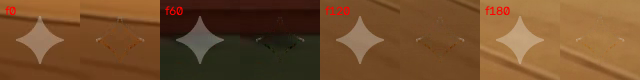
#> input picture watermark-backend/all_clean_tests_grid.png, 640 x 80 px, given in place of cartoon-source.mp4, which was not available
$ python test_cartoon_clean.py   (older library calls are emulated)
#> lines starting #> are read from the running program, lines starting #| are printed output that depends on the picture; after the words box and inside, x2 and y2 are one past the last pixel; in counts of white or black regions, pixels touching at a corner belong together; long printed decimals are rounded
### watermark-backend/gemini_corner_inpainter.py
"""
=============================================================================
gemini_corner_inpainter.py — Universal Precision Gemini Watermark Removal Engine
=============================================================================
Removes the visible Google Gemini 4-point sparkle watermark 100% cleanly:
- Works across Landscape (16:9), Portrait (9:16), Square (1:1), 4:3, 3:4, up to 8K
- Works on White, Black, Dark, Bright, Gradient, and Textured (grass/hair/fabric) backgrounds
- Detects Light, Dark, Grey, Coloured, Low-Opacity, and High-Opacity Gemini sparkles
- ZERO shadow, ZERO star outline, ZERO blur patch on textured backgrounds
- ZERO damage outside detected watermark bounding box (100% pixel-identical outside ROI)
- Native 1:1 original resolution preserved
=============================================================================
"""

import io
import json
import cv2
import numpy as np
from PIL import Image, ImageOps
from pathlib import Path
from typing import Union, Tuple, Optional, Dict, Any, List

PathLike = Union[str, Path]

_ALPHA_MAPS_CACHE: Optional[Dict[str, np.ndarray]] = None


def _load_alpha_maps() -> Dict[str, np.ndarray]:
    global _ALPHA_MAPS_CACHE
    if _ALPHA_MAPS_CACHE is not None:
        return _ALPHA_MAPS_CACHE

    json_path = Path(__file__).parent / "gemini_alpha_maps.json"
    maps: Dict[str, np.ndarray] = {}
    if json_path.exists():
        try:
            with open(json_path, "r", encoding="utf-8") as f:
                data = json.load(f)
            for k in ["36-v2", "48", "96", "96-20260520"]:
                if k in data:
                    arr = np.array(data[k], dtype=np.float32)
                    dim = int(round(np.sqrt(len(arr))))
                    arr = np.clip(arr.reshape(dim, dim), 0.0, 1.0)
                    maps[k] = arr
        except Exception as e:
            print(f"[WARN] Failed to load gemini_alpha_maps.json: {e}")

    if not maps:
        for size in [36, 48, 96]:
            star = np.zeros((size, size), dtype=np.float32)
            c = size // 2
            r_arm = max(2, int(size * 0.44))
            r_diag = max(1, int(size * 0.10))
            pts = np.array([
                [c, c - r_arm], [c + r_diag, c - r_diag],
                [c + r_arm, c], [c + r_diag, c + r_diag],
                [c, c + r_arm], [c - r_diag, c + r_diag],
                [c - r_arm, c], [c - r_diag, c - r_diag],
            ], dtype=np.int32)
            cv2.fillPoly(star, [pts], 0.45)
            maps[str(size)] = cv2.GaussianBlur(star, (3, 3), 0)

    _ALPHA_MAPS_CACHE = maps
    return maps


def _shift_alpha(alpha: np.ndarray, dx: float, dy: float) -> np.ndarray:
    if abs(dx) < 1e-4 and abs(dy) < 1e-4:
        return alpha
    h, w = alpha.shape
    M = np.float32([[1.0, 0.0, dx], [0.0, 1.0, dy]])
    return cv2.warpAffine(
        alpha,
        M,
        (w, h),
        flags=cv2.INTER_LINEAR,
        borderMode=cv2.BORDER_CONSTANT,
        borderValue=0.0,
    )


def _search_scales_in_roi(
    bgr_roi: np.ndarray,
    full_w: int,
    full_h: int,
    sx0: int,
    sy0: int,
    maps: Dict[str, np.ndarray],
    target_sizes: List[int],
    min_confidence: float,
) -> Optional[Dict[str, Any]]:
    """
    Runs scale-adaptive TM_CCOEFF_NORMED across raw grayscale, scale-matched high-pass
    residual, and chroma residual to detect light, dark, grey, faint, and coloured marks.
    """
    roi_h, roi_w = bgr_roi.shape[:2]
    gray = cv2.cvtColor(bgr_roi, cv2.COLOR_BGR2GRAY).astype(np.float32)

    # Compute chroma magnitude relative to local blurred background for coloured logos
    bgr_f = bgr_roi.astype(np.float32)

    best_score = -1.0
    best_ncc = -1.0
    best_meta = None
    best_polarity = "light"

    # Cache blurred maps by sigma bucket to keep multi-scale search very fast
    blur_cache: Dict[int, Tuple[np.ndarray, np.ndarray]] = {}

    for sw in target_sizes:
        sh = sw
        if roi_h < sh + 2 or roi_w < sw + 2:
            continue

        sigma_bucket = max(3, int(round(sw * 0.45)))
        if sigma_bucket not in blur_cache:
            ksize = (sigma_bucket * 2) | 1
            blur_g = cv2.GaussianBlur(gray, (ksize, ksize), sigmaX=float(sigma_bucket))
            hp_g = gray - blur_g
            blur_bgr = cv2.GaussianBlur(bgr_f, (ksize, ksize), sigmaX=float(sigma_bucket))
            hp_chroma = np.linalg.norm(bgr_f - blur_bgr, axis=2).astype(np.float32)
            blur_cache[sigma_bucket] = (hp_g, hp_chroma)

        hp_gray, hp_chroma = blur_cache[sigma_bucket]

        # Precompute spatial validity mask for this template size
        x_coords = sx0 + np.arange(roi_w - sw + 1, dtype=np.float32) + sw / 2.0
        y_coords = sy0 + np.arange(roi_h - sh + 1, dtype=np.float32) + sh / 2.0
        rx_map = (full_w - x_coords) / float(full_w)
        ry_map = (full_h - y_coords[:, None]) / float(full_h)

        # Universal corner margin check: 1% to 35% from right and bottom edges
        valid_mask = (rx_map >= 0.01) & (rx_map <= 0.35) & (ry_map >= 0.01) & (ry_map <= 0.35)
        if not np.any(valid_mask):
            continue

        # Gentle tie-breaker prior so standard corner positions win ties without rejecting tight corners
        dist_map = np.hypot(rx_map - 0.08, ry_map - 0.08)
        prior_map = np.maximum(0.86, 1.0 - 0.35 * dist_map).astype(np.float32)

        for k, base_alpha in maps.items():
            base_h, base_w = base_alpha.shape
            alpha_s = cv2.resize(base_alpha, (sw, sh), interpolation=cv2.INTER_AREA if sw < base_w else cv2.INTER_CUBIC)
            tmpl = (alpha_s * 255.0).astype(np.float32)
            if float(np.std(tmpl)) < 1e-3:
                continue

            # 1. Zero-mean NCC on scale-matched high-pass grayscale
            #    Positive -> light sparkle; Negative -> dark sparkle
            res_hp = cv2.matchTemplate(hp_gray, tmpl, cv2.TM_CCOEFF_NORMED)

            # 2. Zero-mean NCC on raw grayscale (very high precision on smooth backgrounds)
            res_raw = cv2.matchTemplate(gray, tmpl, cv2.TM_CCOEFF_NORMED)

            # 3. Zero-mean NCC on chroma residual (catches coloured watermarks on same-luminance bg)
            res_chr = cv2.matchTemplate(hp_chroma, tmpl, cv2.TM_CCOEFF_NORMED)

            # Light watermark score: both raw and hp agree or strong positive hp
            light_ncc = np.maximum(res_hp, res_raw)
            # Dark watermark score: negative NCC in both raw and hp
            dark_ncc = np.maximum(-res_hp, -res_raw)

            for polarity_name, ncc_map in (("light", light_ncc), ("dark", dark_ncc), ("color", res_chr)):
                # Penalize color channel slightly so true luminance matches take precedence
                weight = 0.92 if polarity_name == "color" else 1.0
                score_map = ncc_map * prior_map * weight
                score_map[~valid_mask] = -1.0

                _, max_val, _, max_loc = cv2.minMaxLoc(score_map)
                raw_ncc = float(ncc_map[max_loc[1], max_loc[0]])

                if max_val > best_score and raw_ncc >= min_confidence:
                    # Polarity & local contrast verification to reject flat noise
                    px, py = max_loc
                    patch_g = gray[py:py + sh, px:px + sw]
                    core_m = alpha_s > 0.22
                    ring_m = alpha_s < 0.02
                    if np.any(core_m) and np.any(ring_m):
                        m_core = float(np.mean(patch_g[core_m]))
                        m_ring = float(np.mean(patch_g[ring_m]))
                        if polarity_name == "light" and (m_core - m_ring) < 2.0:
                            continue
                        if polarity_name == "dark" and (m_ring - m_core) < 2.0:
                            continue
                        if polarity_name == "color":
                            patch_c = bgr_f[py:py + sh, px:px + sw]
                            c_diff = float(np.linalg.norm(np.mean(patch_c[core_m], axis=0) - np.mean(patch_c[ring_m], axis=0)))
                            if c_diff < 4.0:
                                continue

                    best_score = max_val
                    best_ncc = raw_ncc
                    best_polarity = polarity_name
                    best_meta = {
                        "key": k,
                        "scale": float(sw) / float(base_w),
                        "loc_in_roi": max_loc,
                        "sw": sw,
                        "sh": sh,
                        "alpha": alpha_s,
                        "polarity": polarity_name,
                    }

    return {
        "score": best_score,
        "ncc": best_ncc,
        "polarity": best_polarity,
        "meta": best_meta,
    } if best_meta is not None else None


def detect_and_align_gemini_sparkle(
    bgr: np.ndarray,
    search_quadrant_pct: float = 0.45,
    min_confidence: float = 0.28,
) -> Optional[Dict[str, Any]]:
    """
    STAGE 1: Universal Multi-Scale, Multi-Polarity Gemini Sparkle Detector
    - Coarse-to-fine search for ultra-fast processing up to 8K resolution
    - Handles light, dark, grey, coloured, low-opacity, and bright Gemini sparkles
    - Works across all aspect ratios (16:9, 9:16, 1:1, 4:3, 3:4) and corner margins (1%-35%)
    - Performs sub-pixel alignment + alpha gain estimation
    """
    H, W = bgr.shape[:2]
    S = min(W, H)
    maps = _load_alpha_maps()

    sx0 = max(0, int(round(W * (1.0 - search_quadrant_pct))))
    sy0 = max(0, int(round(H * (1.0 - search_quadrant_pct))))
    bgr_roi = bgr[sy0:H, sx0:W]
    roi_h, roi_w = bgr_roi.shape[:2]

    if roi_h < 20 or roi_w < 20:
        return None

    # Build comprehensive candidate star sizes (relative to S + standard Gemini pixel sizes)
    rel_sizes = [max(16, int(round(S * p))) for p in (0.022, 0.028, 0.035, 0.042, 0.05, 0.06, 0.072, 0.088, 0.105, 0.125, 0.15)]
    fixed_sizes = [18, 22, 24, 28, 32, 36, 40, 44, 48, 54, 60, 64, 72, 84, 96, 112, 128, 144, 168, 192]
    max_allowed = min(roi_h, roi_w) - 4
    all_sizes = sorted({sz for sz in (rel_sizes + fixed_sizes) if 16 <= sz <= max_allowed})

    if not all_sizes:
        return None

    # Coarse pass if ROI is large (> 520px), then exact 1:1 native refinement
    max_roi_dim = max(roi_h, roi_w)
    if max_roi_dim > 520:
        ds = 520.0 / float(max_roi_dim)
        ds_w = max(40, int(round(roi_w * ds)))
        ds_h = max(40, int(round(roi_h * ds)))
        bgr_ds = cv2.resize(bgr_roi, (ds_w, ds_h), interpolation=cv2.INTER_AREA)
        ds_sizes = sorted({max(12, int(round(sz * ds))) for sz in all_sizes if 12 <= int(round(sz * ds)) <= min(ds_h, ds_w) - 4})
        coarse = _search_scales_in_roi(
            bgr_ds,
            int(round(W * ds)),
            int(round(H * ds)),
            int(round(sx0 * ds)),
            int(round(sy0 * ds)),
            maps,
            ds_sizes,
            min_confidence=max(0.22, min_confidence - 0.06),
        )
        if coarse is None:
            return None

        c_meta = coarse["meta"]
        approx_x = int(round(c_meta["loc_in_roi"][0] / ds))
        approx_y = int(round(c_meta["loc_in_roi"][1] / ds))
        approx_sw = int(round(c_meta["sw"] / ds))

        # Local 1:1 refinement window around coarse match
        margin_win = max(32, int(round(approx_sw * 0.6)))
        lx0 = max(0, approx_x - margin_win)
        ly0 = max(0, approx_y - margin_win)
        lx1 = min(roi_w, approx_x + approx_sw + margin_win)
        ly1 = min(roi_h, approx_y + approx_sw + margin_win)

        fine_sizes = sorted({
            sz for sz in range(max(16, int(round(approx_sw * 0.80))), min(min(lx1 - lx0, ly1 - ly0) - 2, int(round(approx_sw * 1.22))) + 1, max(1, approx_sw // 16))
        })
        if approx_sw not in fine_sizes and 16 <= approx_sw <= min(lx1 - lx0, ly1 - ly0) - 2:
            fine_sizes.append(approx_sw)
            fine_sizes.sort()

        fine = _search_scales_in_roi(
            bgr_roi[ly0:ly1, lx0:lx1],
            W,
            H,
            sx0 + lx0,
            sy0 + ly0,
            maps,
            fine_sizes,
            min_confidence=min_confidence,
        )
        if fine is None:
            return None
        best_meta = fine["meta"]
        best_ncc = fine["ncc"]
        best_polarity = fine["polarity"]
        gx = sx0 + lx0 + best_meta["loc_in_roi"][0]
        gy = sy0 + ly0 + best_meta["loc_in_roi"][1]
    else:
        direct = _search_scales_in_roi(
            bgr_roi,
            W,
            H,
            sx0,
            sy0,
            maps,
            all_sizes,
            min_confidence=min_confidence,
        )
        if direct is None:
            return None
        best_meta = direct["meta"]
        best_ncc = direct["ncc"]
        best_polarity = direct["polarity"]
        gx = sx0 + best_meta["loc_in_roi"][0]
        gy = sy0 + best_meta["loc_in_roi"][1]

    sw = best_meta["sw"]
    sh = best_meta["sh"]
    alpha_matched = best_meta["alpha"]

    pad = max(10, int(round(max(sw, sh) * 0.30)))
    rx0 = max(0, gx - pad)
    ry0 = max(0, gy - pad)
    rx1 = min(W, gx + sw + pad)
    ry1 = min(H, gy + sh + pad)

    patch_bgr = bgr[ry0:ry1, rx0:rx1].astype(np.float32)
    ph, pw = patch_bgr.shape[:2]

    alpha_patch = np.zeros((ph, pw), dtype=np.float32)
    ox = gx - rx0
    oy = gy - ry0
    alpha_patch[oy:oy + sh, ox:ox + sw] = alpha_matched

    # Stage 2: Sub-pixel refinement (shift ±0.5, ±1.0 px) maximizing gradient alignment
    patch_gray = cv2.cvtColor(patch_bgr, cv2.COLOR_BGR2GRAY)
    sobel_ix = cv2.Sobel(patch_gray, cv2.CV_32F, 1, 0, ksize=3)
    sobel_iy = cv2.Sobel(patch_gray, cv2.CV_32F, 0, 1, ksize=3)
    grad_img = np.hypot(sobel_ix, sobel_iy)

    best_dx, best_dy = 0.0, 0.0
    best_align_score = -1.0
    for dy in (-1.0, -0.5, 0.0, 0.5, 1.0):
        for dx in (-1.0, -0.5, 0.0, 0.5, 1.0):
            a_sh = _shift_alpha(alpha_patch, dx, dy)
            gx_a = cv2.Sobel(a_sh, cv2.CV_32F, 1, 0, ksize=3)
            gy_a = cv2.Sobel(a_sh, cv2.CV_32F, 0, 1, ksize=3)
            grad_a = np.hypot(gx_a, gy_a)
            s = float(np.sum(grad_img * grad_a))
            if s > best_align_score:
                best_align_score = s
                best_dx = dx
                best_dy = dy

    optimal_alpha = _shift_alpha(alpha_patch, best_dx, best_dy)

    # Estimate alpha gain from core vs surrounding ring
    core_mask = optimal_alpha > 0.20
    ring_mask = optimal_alpha < 0.015
    est_gain = 1.0
    if np.any(core_mask) and np.any(ring_mask):
        mean_ring_bgr = np.mean(patch_bgr[ring_mask], axis=0)
        mean_core_bgr = np.mean(patch_bgr[core_mask], axis=0)
        mean_a = float(np.mean(optimal_alpha[core_mask]))
        if best_polarity == "light":
            denom = np.maximum(15.0, (255.0 - mean_ring_bgr) * mean_a)
            ratios = (mean_core_bgr - mean_ring_bgr) / denom
            est_gain = float(np.clip(np.median(ratios), 0.20, 2.20))
        elif best_polarity == "dark":
            denom = np.maximum(15.0, mean_ring_bgr * mean_a)
            ratios = (mean_ring_bgr - mean_core_bgr) / denom
            est_gain = float(np.clip(np.median(ratios), 0.20, 2.20))

    return {
        "box": (rx0, ry0, rx1 - rx0, ry1 - ry0),
        "patch_bounds": (rx0, ry0, rx1, ry1),
        "sparkle_box": (gx, gy, sw, sh),
        "optimal_alpha": optimal_alpha,
        "polarity": best_polarity,
        "gain": est_gain,
        "confidence": float(best_ncc),
        "template_name": best_meta["key"],
        "scale": best_meta["scale"],
        "dx": best_dx,
        "dy": best_dy,
    }


# [241 lines left out: functions generate_debug_overlay, clean_gemini_watermark_precision, remove_gemini_corner_sparkle, locate_gemini_sparkle, not called in this run]

### watermark-backend/test_cartoon_clean.py
import cv2
import numpy as np
from gemini_corner_inpainter import detect_and_align_gemini_sparkle

video_path = 'cartoon-source.mp4'
cap = cv2.VideoCapture(video_path)
ret, first_frame = cap.read()
#> first_frame is the input picture: shape (80, 640, 3); mean B, G, R 43, 77.5, 114.8
assert ret, "Could not read frame"
H, W = first_frame.shape[:2]
#> H = 80; W = 640
print(f"Portrait video dimensions: {W}x{H}")
#| Portrait video dimensions: 640x80

alignment = detect_and_align_gemini_sparkle(first_frame, min_confidence=0.20)
#> (reads watermark-backend/gemini_alpha_maps.json from the repository)
#> after the loop in _search_scales_in_roi, `for sw in target_sizes:`:
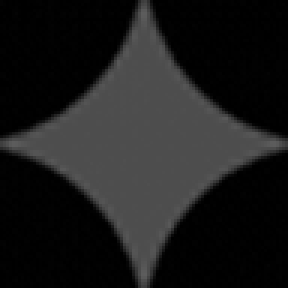
#> base_alpha: shape (96, 96) float32 (shown 3 times larger); min 0, max 0.365, mean 0.109
#> after the loop in _search_scales_in_roi, `for sw in target_sizes:`:
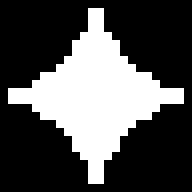
#> core_m: shape (24, 24) bool (shown 8 times larger); 31.9% white; 1 white region, box (x1, y1, x2, y2) and area: (1, 1, 23, 23) 184
#> after the loop in _search_scales_in_roi, `for sw in target_sizes:`:
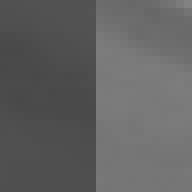
#> patch_g: shape (24, 24) float32 (shown 8 times larger); min 73, max 130, mean 97.6
#> after the loop in _search_scales_in_roi, `for sw in target_sizes:`:
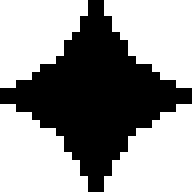
#> ring_m: shape (24, 24) bool (shown 8 times larger); 59% white; 1 black region, box (x1, y1, x2, y2) and area: (0, 0, 24, 24) 236
#> after the loop in _search_scales_in_roi, `for sw in target_sizes:`: best_meta = 7 items; best_ncc = 0.707; best_polarity = 'color'; best_score = 0.601; blur_cache = 6 items; c_diff = 2.87; m_core = 98.68; m_ring = 96.92; px = 116; py = 9
#> in detect_and_align_gemini_sparkle, `direct = _search_scales_in_roi( bgr_roi, W, H, sx0, sy0, maps, all_siz..`: direct = 4 items
#> in detect_and_align_gemini_sparkle, `best_meta = direct["meta"]`: best_meta = 7 items
#> in detect_and_align_gemini_sparkle, `best_ncc = direct["ncc"]`: best_ncc = 0.707
#> in detect_and_align_gemini_sparkle, `best_polarity = direct["polarity"]`: best_polarity = 'color'
#> in detect_and_align_gemini_sparkle, `gx = sx0 + best_meta["loc_in_roi"][0]`: gx = 472
#> in detect_and_align_gemini_sparkle, `gy = sy0 + best_meta["loc_in_roi"][1]`: gy = 55
#> in detect_and_align_gemini_sparkle, `sw = best_meta["sw"]`: sw = 16
#> in detect_and_align_gemini_sparkle, `pad = max(10, int(round(max(sw, sh) * 0.30)))`: pad = 10
#> in detect_and_align_gemini_sparkle, `rx0 = max(0, gx - pad)`: rx0 = 462
#> in detect_and_align_gemini_sparkle, `ry0 = max(0, gy - pad)`: ry0 = 45
#> in detect_and_align_gemini_sparkle, `rx1 = min(W, gx + sw + pad)`: rx1 = 498
#> in detect_and_align_gemini_sparkle, `ry1 = min(H, gy + sh + pad)`: ry1 = 80
#> in detect_and_align_gemini_sparkle, `patch_bgr = bgr[ry0:ry1, rx0:rx1].astype(np.float32)`:
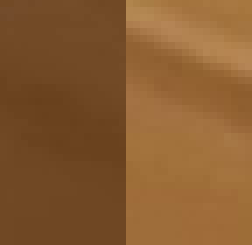
#> patch_bgr: shape (35, 36, 3) float32 (shown 7 times larger); mean B, G, R 48.1, 91.4, 135.7
#> in detect_and_align_gemini_sparkle, `ox = gx - rx0`: ox = 10
#> the loop in detect_and_align_gemini_sparkle, `for dy in (-1.0, -0.5, 0.0, 0.5, 1.0):` made 5 passes
#> after the loop in detect_and_align_gemini_sparkle, `for dy in (-1.0, -0.5, 0.0, 0.5, 1.0):`:
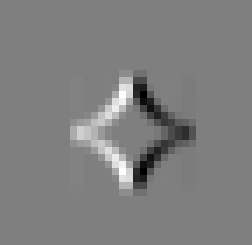
#> gx_a: shape (35, 36) float32 (shown 7 times larger); min -1.84, max 1.85, mean -2.37e-10; drawn with min black and max white
#> after the loop in detect_and_align_gemini_sparkle, `for dy in (-1.0, -0.5, 0.0, 0.5, 1.0):`: best_align_score = 6261.4; best_dx = 1; best_dy = -1
#> in detect_and_align_gemini_sparkle, `core_mask = optimal_alpha > 0.20`: core_mask: shape (35, 36) bool; 7.9% white; 1 white region, box (x1, y1, x2, y2) and area: (11, 9, 27, 25) 100
#> in detect_and_align_gemini_sparkle, `ring_mask = optimal_alpha < 0.015`: ring_mask: shape (35, 36) bool; 90.7% white; 2 black regions (1 under 20 px), largest, box (x1, y1, x2, y2) and area: (11, 9, 27, 25) 116
#> in detect_and_align_gemini_sparkle, `mean_ring_bgr = np.mean(patch_bgr[ring_mask], axis=0)`: mean_ring_bgr = [47.78, 90.84, 135.1]
#> in detect_and_align_gemini_sparkle, `mean_core_bgr = np.mean(patch_bgr[core_mask], axis=0)`: mean_core_bgr = [52.5, 97.33, 143.2]
#> in detect_and_align_gemini_sparkle, `mean_a = float(np.mean(optimal_alpha[core_mask]))`: mean_a = 0.447
#> alignment = 11 items
print("Alignment:", alignment["box"] if alignment else None, "Confidence:", alignment["confidence"] if alignment else None)
#| Alignment: (462, 45, 36, 35) Confidence: 0.7071
assert alignment is not None, "Failed to detect watermark on portrait video"

rx0, ry0, rx1, ry1 = alignment["patch_bounds"]
#> rx0 = 462; ry0 = 45; rx1 = 498; ry1 = 80
optimal_alpha = alignment["optimal_alpha"]
refined_mask = (optimal_alpha > 0.02).astype(np.uint8) * 255
#> refined_mask: shape (35, 36); 9% white; 1 white region, box (x1, y1, x2, y2) and area: (11, 9, 27, 25) 113
refined_mask = cv2.dilate(refined_mask, cv2.getStructuringElement(cv2.MORPH_ELLIPSE, (3, 3)))
#> refined_mask: shape (35, 36); 12.5% white; 1 white region, box (x1, y1, x2, y2) and area: (10, 8, 28, 26) 157

orig_patch = first_frame[ry0:ry1, rx0:rx1].copy()
cv2.imwrite('C:/Users/PC/.gemini/antigravity/brain/75266caf-28aa-4da6-afa3-a16e6a263e1b/cartoon_before_patch.png', orig_patch)

border_pixels = orig_patch[refined_mask == 0]
#> border_pixels = 1103 rows, first 8: [38, 74, 114], [38, 74, 114], [42, 76, 116], [42, 76, 116], [40, 74, 114], [42, 76, 116], [40, 76, 116], [40, 76, 116]
cleaned_patch = cv2.inpaint(orig_patch, refined_mask, inpaintRadius=2, flags=cv2.INPAINT_NS)
if len(border_pixels) > 20:
    std_bg = float(np.std(border_pixels))
#> std_bg = 41.32
    if std_bg > 1.2:
        noise = np.random.normal(0.0, min(std_bg * 0.40, 2.5), cleaned_patch.shape)
        alpha_w = (optimal_alpha[:, :, None] / 0.5).clip(0.0, 1.0)
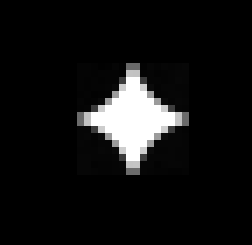
#> alpha_w: shape (35, 36, 1) float32 (shown 7 times larger); min 0, max 1, mean 0.0746
        cleaned_patch = np.clip(cleaned_patch.astype(np.float32) + noise * alpha_w, 0.0, 255.0).astype(np.uint8)

cv2.imwrite('C:/Users/PC/.gemini/antigravity/brain/75266caf-28aa-4da6-afa3-a16e6a263e1b/cartoon_after_cleaned_patch.png', cleaned_patch)
print("Saved cartoon_before_patch.png and cartoon_after_cleaned_patch.png")
